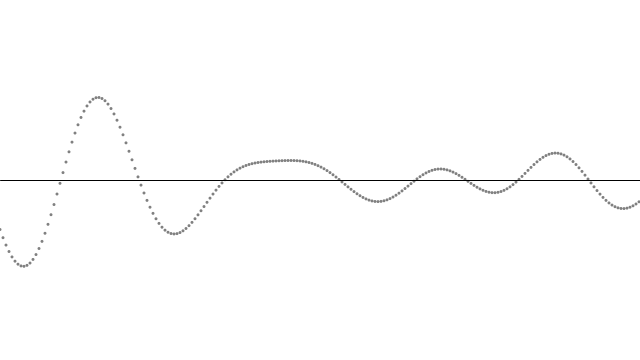
Frame 1 (no input)
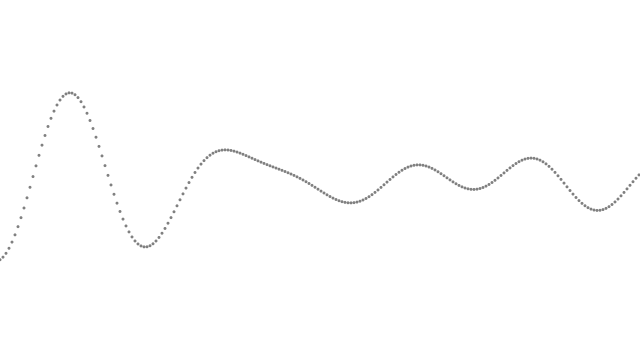
Frame 60 (the mouse pressed at the canvas centre just before this capture)
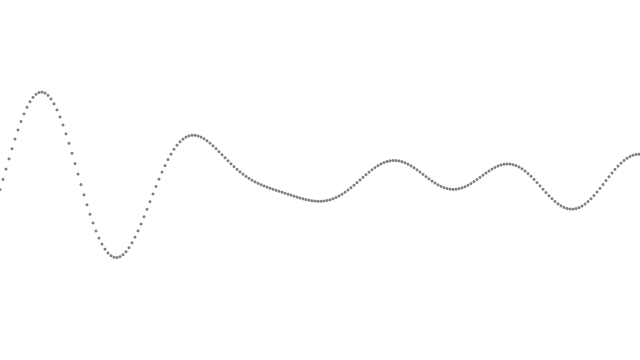
Frame 120 (the mouse held since frame 60 and released just before this capture)

The Processing sketch that drew these frames (run headless with seeded random() and noise(); from frame 60 on, the mouse is pressed at the canvas centre):

// Processing sketch: hw4_test4
// ── hw4_test4.pde
// The Nature of Code
// Daniel Shiffman
// http://natureofcode.com

// Additive Wave
// Create a more complex wave by adding two waves together. 
 
// Maybe better for this answer to be OOP???
 
int xspacing = 3;   // How far apart should each horizontal position be spaced
int w;              // Width of entire wave
int maxwaves = 5;   // total # of waves to add together

float theta = 0.0;
float[] amplitude = new float[maxwaves];   // Height of wave
float[] dx = new float[maxwaves];          // Value for incrementing X, to be calculated as a function of period and xspacing
float[] yvalues;                           // Using an array to store height values for the wave (not entirely necessary)

void setup() {
  size(640,360);
  colorMode(RGB, 255, 255, 255, 100);
  w = width + 16;

  for (int i = 0; i < maxwaves; i++) {
    amplitude[i] = random(10,30);
    float period = random(100,300); // How many pixels before the wave repeats
    dx[i] = (TWO_PI / period) * xspacing;
  }

  yvalues = new float[w/xspacing];
}

void draw() {
  background(255);
  
  line(0, height/2, width, height/2);
  
  calcWave();
  renderWave();
}

void calcWave() {
  // Increment theta (try different values for 'angular velocity' here
  theta += 0.02;

  // Set all height values to zero
  for (int i = 0; i < yvalues.length; i++) {
    yvalues[i] = 0;
  }
 
  // Accumulate wave height values
  for (int j = 0; j < maxwaves; j++) {
    float x = theta;
    for (int i = 0; i < yvalues.length; i++) {
      // Every other wave is cosine instead of sine
      if (j % 2 == 0)  yvalues[i] += sin(x)*amplitude[j];
      else yvalues[i] += cos(x)*amplitude[j];
      x+=dx[j];
    }
  }
}

void renderWave() {
  // A simple way to draw the wave with an ellipse at each position
  noStroke();
  fill(0,50);
  ellipseMode(CENTER);
  for (int x = 0; x < yvalues.length; x++) {
    ellipse(x*xspacing,height/2+yvalues[x],3,3);
    line(x*xspacing, height/2+yvalues[x], x*xspacing, height/2);
  }
}
